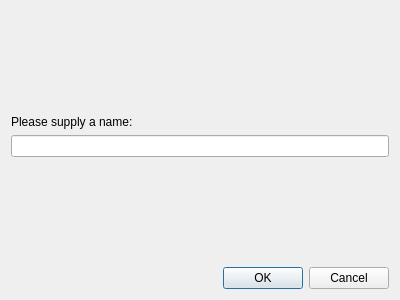
<?xml version="1.0" encoding="UTF-8"?>
<ui version="4.0">
 <class>NameDialog</class>
 <widget class="QDialog" name="NameDialog">
  <property name="geometry">
   <rect>
    <x>0</x>
    <y>0</y>
    <width>400</width>
    <height>300</height>
   </rect>
  </property>
  <property name="windowTitle">
   <string>Supply Name</string>
  </property>
  <layout class="QVBoxLayout" name="verticalLayout">
   <item>
    <spacer name="verticalSpacer_2">
     <property name="orientation">
      <enum>Qt::Orientation::Vertical</enum>
     </property>
     <property name="sizeHint" stdset="0">
      <size>
       <width>20</width>
       <height>40</height>
      </size>
     </property>
    </spacer>
   </item>
   <item>
    <widget class="QLabel" name="label">
     <property name="text">
      <string>Please supply a name:</string>
     </property>
    </widget>
   </item>
   <item>
    <widget class="QLineEdit" name="nameLineEdit"/>
   </item>
   <item>
    <spacer name="verticalSpacer">
     <property name="orientation">
      <enum>Qt::Orientation::Vertical</enum>
     </property>
     <property name="sizeHint" stdset="0">
      <size>
       <width>20</width>
       <height>40</height>
      </size>
     </property>
    </spacer>
   </item>
   <item>
    <widget class="QDialogButtonBox" name="buttonBox">
     <property name="orientation">
      <enum>Qt::Orientation::Horizontal</enum>
     </property>
     <property name="standardButtons">
      <set>QDialogButtonBox::StandardButton::Cancel|QDialogButtonBox::StandardButton::Ok</set>
     </property>
    </widget>
   </item>
  </layout>
 </widget>
 <resources/>
 <connections>
  <connection>
   <sender>buttonBox</sender>
   <signal>accepted()</signal>
   <receiver>NameDialog</receiver>
   <slot>accept()</slot>
   <hints>
    <hint type="sourcelabel">
     <x>248</x>
     <y>254</y>
    </hint>
    <hint type="destinationlabel">
     <x>157</x>
     <y>274</y>
    </hint>
   </hints>
  </connection>
  <connection>
   <sender>buttonBox</sender>
   <signal>rejected()</signal>
   <receiver>NameDialog</receiver>
   <slot>reject()</slot>
   <hints>
    <hint type="sourcelabel">
     <x>316</x>
     <y>260</y>
    </hint>
    <hint type="destinationlabel">
     <x>286</x>
     <y>274</y>
    </hint>
   </hints>
  </connection>
 </connections>
</ui>
